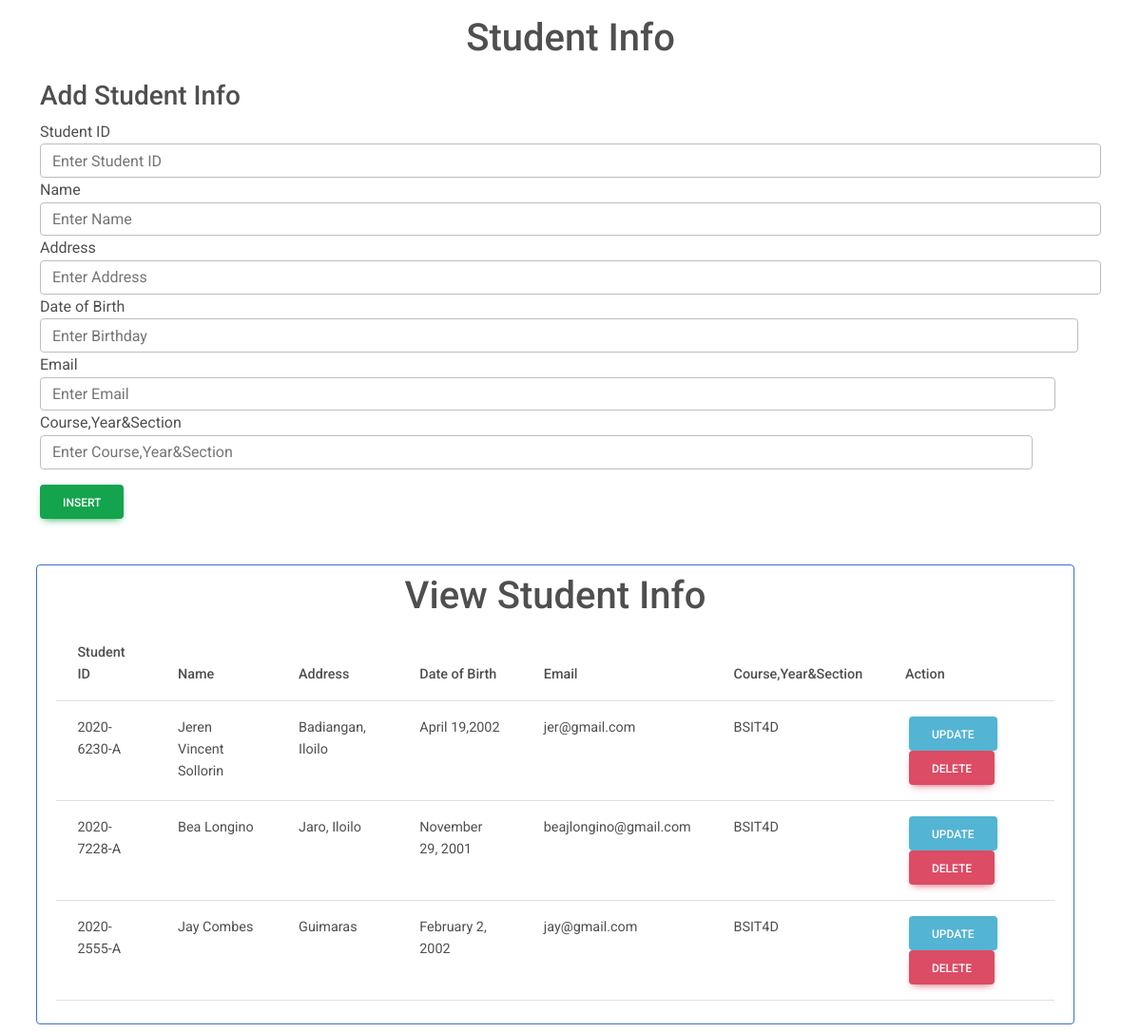
The page / on the database its author committed.
### tables this page shows
CREATE TABLE `information` (
  `id` int(11) NOT NULL,
  `studentID` varchar(100) NOT NULL,
  `name` varchar(100) NOT NULL,
  `address` mediumtext NOT NULL,
  `birthday` varchar(50) NOT NULL,
  `email` varchar(50) NOT NULL,
  `yearsection` varchar(50) NOT NULL
);

### application/controllers/Welcome.php (called while the page is built, shortened)
<?php
class Welcome extends CI_Controller {
	function __construct()
	{
		$this->load->helper('html');
		$this->load->model("Allmodel");
	}
	public function index()
	{
		$data["display"] = $this->Allmodel->FetchData("information",array());
		$this->load->view('form_view',$data);
	}
}

### index.php (called while the page is built, shortened)
<?php
require_once BASEPATH.'core/CodeIgniter.php';

### application/models/Allmodel.php (called while the page is built)
<?php
class Allmodel extends CI_Model {
    public function FetchData($table,$where)
	{
		$this->db->select('*');
		$this->db->from($table);
		$this->db->where($where);
		$query = $this->db->get();
		$data = $query->result_array();
		return $data;
	}
}

### application/views/form_view.php (the view, shortened to what this page needs)
<!DOCTYPE html>
<html lang="en">
<head>
    <link
    href="https://cdnjs.cloudflare.com/ajax/libs/font-awesome/6.0.0/css/all.min.css"
    rel="stylesheet"
    />
    <link
    href="https://cdnjs.cloudflare.com/ajax/libs/mdb-ui-kit/6.4.1/mdb.min.css"
    rel="stylesheet"
    />
</head>
<body>
<div class="container">
    <h1 class="text-center pt-3 pd-2" stlye="">Student Info</h1>
    <h3 style="margin-top:20px;">Add Student Info</h3>
    <form action="<?=base_url()?>welcome/save" method="POST">
    <div class="row">
        <div class="col-lg-12">
            <label for="">Student ID</label>
            <input type="text" placeholder="Enter Student ID" name="studentID" class="form-control">
        </div>
    </div>
    <div class="row">
        <div class="col-lg-12">
            <label for="">Name</label>
            <input type="text" placeholder="Enter Name" name="name" class="form-control">
        </div>
    </div>
    <div class="row">
        <div class="col-lg-12">
            <label for="">Address</label>
            <input type="text" placeholder="Enter Address" name="address" class="form-control">
        </div>
        <div class="row">
        <div class="col-lg-12">
            <label for="">Date of Birth</label>
            <input type="text" placeholder="Enter Birthday" name="birthday" class="form-control">
        </div>
        <div class="row">
        <div class="col-lg-12">
            <label for="">Email</label>
            <input type="text" placeholder="Enter Email" name="email" class="form-control">
        </div>
        <div class="row">
        <div class="col-lg-12">
            <label for="">Course,Year&Section</label>
            <input type="text" placeholder="Enter Course,Year&Section" name="yearsection" class="form-control">
        </div>
    </div>
    <div class="row mt-3">
        <div class="col-lg-12">
            <button class="btn btn-success">Insert</button>
        </div>
    </div>
    </form>
    <div class="row mt-5 border border-primary rounded p-2 m-2">
    <h1 class="text-center" stlye="">View Student Info</h1>
        <div class="col-lg-12">
        <table class="table">
  <thead>
    <tr>
      <th scope="col">Student ID</th>
      <th scope="col">Name</th>
      <th scope="col">Address</th>
      <th scope="col">Date of Birth</th>
      <th scope="col">Email</th>
      <th scope="col">Course,Year&Section</th>
      <th scope="col">Action</th>
    </tr>
  </thead>
  <tbody>
  <?php foreach($display as $row){ ?>
    <tr>
        <td><?=$row["studentID"]?></td>
        <td><?=$row["name"]?></td>
        <td><?=$row["address"]?></td>
        <td><?=$row["birthday"]?></td>
        <td><?=$row["email"]?></td>
        <td><?=$row["yearsection"]?></td>
        <td>
            <button class="btn btn-info mx-1 update-btn">Update</button>
            <a href="<?=base_url()?>welcome/delete/<?=$row["id"]?>" onclick="return confirm('Are you sure want to Delete this Record?')" class="btn btn-danger mx-1">Delete</a></td>
    </tr>
<?php } ?>
  </tbody>
</table>
        </div>
    </div>
</div>
</body>
</html>

### rows shown on the page
information: studentID "2020-6230-A", name "Jeren Vincent Sollorin", address "Badiangan, Iloilo", birthday "April 19,2002", email "jer@gmail.com", yearsection "BSIT4D"
information: studentID "2020-7228-A", name "Bea Longino", address "Jaro, Iloilo", birthday "November 29, 2001", email "beajlongino@gmail.com", yearsection "BSIT4D"
information: studentID "2020-2555-A", name "Jay Combes", address "Guimaras", birthday "February 2, 2002", email "jay@gmail.com", yearsection "BSIT4D"
